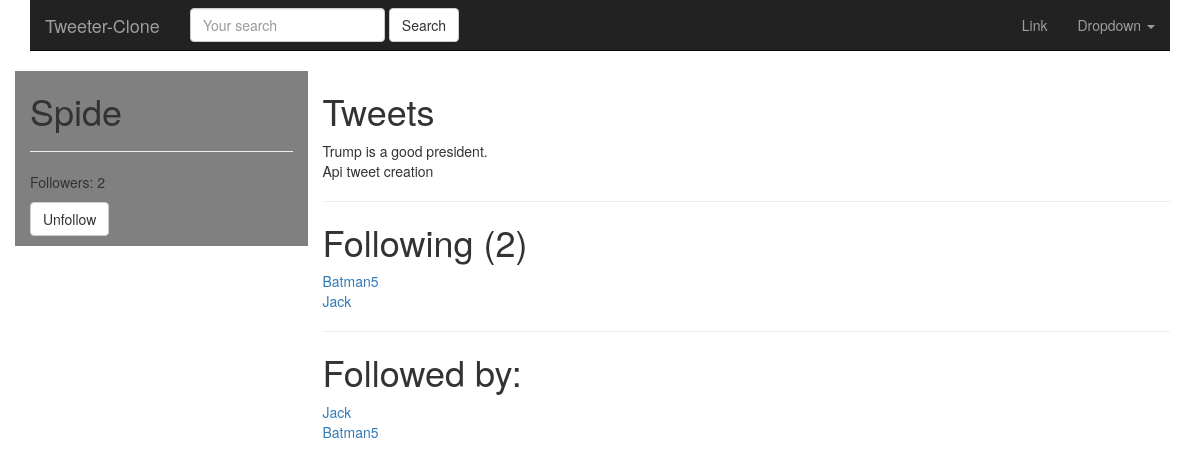
The page /Spide/ (signed in) on the database as committed earlier.
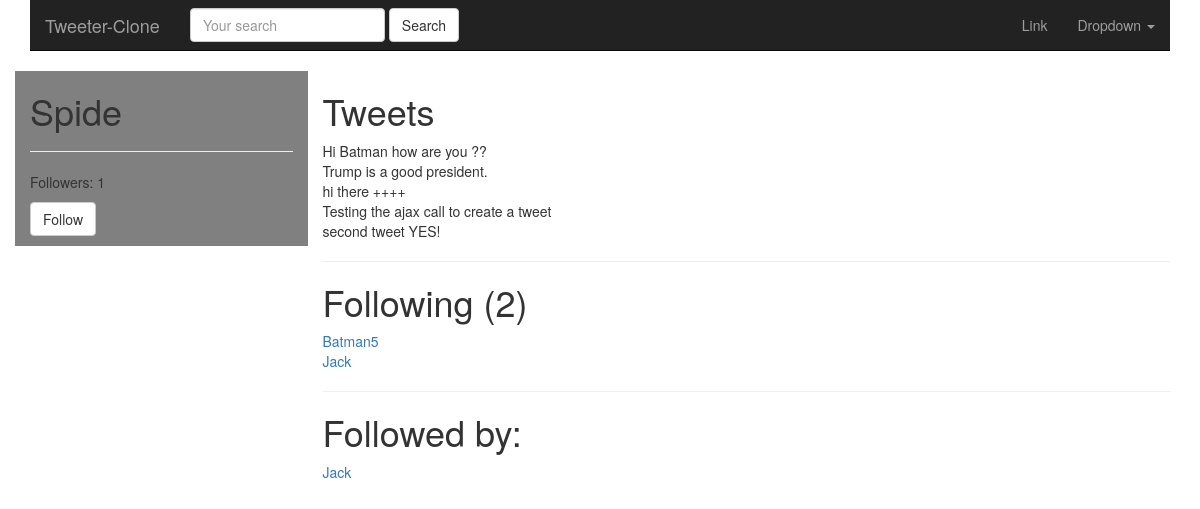
The same page on the database as committed later.
### tweets/models.py (models this page shows, shortened)
class Tweet(models.Model):
    user        = models.ForeignKey(settings.AUTH_USER_MODEL)
    content     = models.CharField(max_length=255, validators=[validate_content])
    updated     = models.DateTimeField(auto_now=True)
    timestamp   = models.DateTimeField(auto_now_add=True)
    def __str__(self):
        return self.content
    class Meta:
        ordering = ['-timestamp']

### accounts/models.py (models this page shows, shortened)
class UserProfile(models.Model):
    user        = models.OneToOneField(settings.AUTH_USER_MODEL,
                                        related_name='profile')
    following   = models.ManyToManyField(settings.AUTH_USER_MODEL,
                                        blank=True,
                                        related_name='followed_by')
    objects = UserProfileManager()  # UserProfile.objects.all()
    def get_following(self):
        users = self.following.all()
        return users.exclude(username=self.user.username)
    def get_follow_url(self):
        return reverse_lazy('profiles:follow', kwargs={'username':self.user.username})

### accounts/views.py (the view)
# urls.py: url(r'^(?P<username>[\w.@+-]+)/$', UserDetailView.as_view(), name='detail'),
class UserDetailView(DetailView):
    template_name = 'accounts/user_detail.html'
    queryset = User.objects.all()
    def get_object(self):
        return get_object_or_404(
                                User,
                                username__iexact=self.kwargs.get('username')
                                )
    def get_context_data(self, *args, **kwargs):
        context = super(UserDetailView, self).get_context_data(*args, **kwargs)
        following = UserProfile.objects.is_following(self.request.user, self.get_object())
        context['following'] = following
        return context

### accounts/models.py (called while the page is built)
    def all(self):
        qs = self.get_queryset().all()
        try:
            if self.instance:
                qs = qs.exclude(user=self.instance)
        except:
            pass
        return qs

    def is_following(self, user, followed_by_user):
        user_profile, created = UserProfile.objects.get_or_create(user=user)
        if created:
            return False
        if followed_by_user in user_profile.following.all():
            return True
        return False

### accounts/templates/accounts/user_detail.html (shortened to what this page needs)
{% extends "base.html" %}
{% block content %}
<div class='row'>
    <div class='col-sm-3 col-xs-12' style='background-color:grey;'>
        <h1>{{ object.username }} </h1>
        <hr>
        <p>Followers: {{ object.followed_by.count }}</p>
        <p>
          <a class="btn btn-default" href="{{ object.profile.get_follow_url }}">
            {% if following %}Unfollow{% else %}Follow{% endif %}
          </a>
        </p>
    </div>
    <div class='col-sm-9 col-xs-12'>
         <h1>Tweets</h1>
         {% for tweet in object.tweet_set.all %}
         {{ tweet }}<br/>
         {% endfor %}
         <hr>
         <h1>Following ({{ object.profile.get_following.count }})</h1>
         {% for user in object.profile.get_following %}
         <a href="/{{ user.username }}">{{ user.username }}</a><br/>
         {% empty %}
         <h4>Not following any users</h4>
         {% endfor %}
         <hr>
         <h1>Followed by:</h1>
         {% for profile in object.followed_by.all %}
         <a href="/{{ profile.user.username }}">{{ profile.user.username }}</a><br/>
         {% empty %}
         <h4>Not followed by any users</h4>
         {% endfor %}
    </div>
</div>
{% endblock content %}

Rows that differ between the two databases and show on the page:
no longer on this page (row edited): Tweet: content "Api tweet creation"
no longer on this page (row unchanged): UserProfile: user.username "Batman5"
added Tweet: content "Hi Batman how are you ??"
now on this page (row edited): Tweet: content "hi there ++++"
now on this page (row edited): Tweet: content "Testing the ajax call to create a tweet"
now on this page (row edited): Tweet: content "second tweet YES!"
Other text that changed with them:
{{ object.followed_by.count }}: "2" → "1"
text no longer shown: "Unfollow"
text now shown: "Follow"
